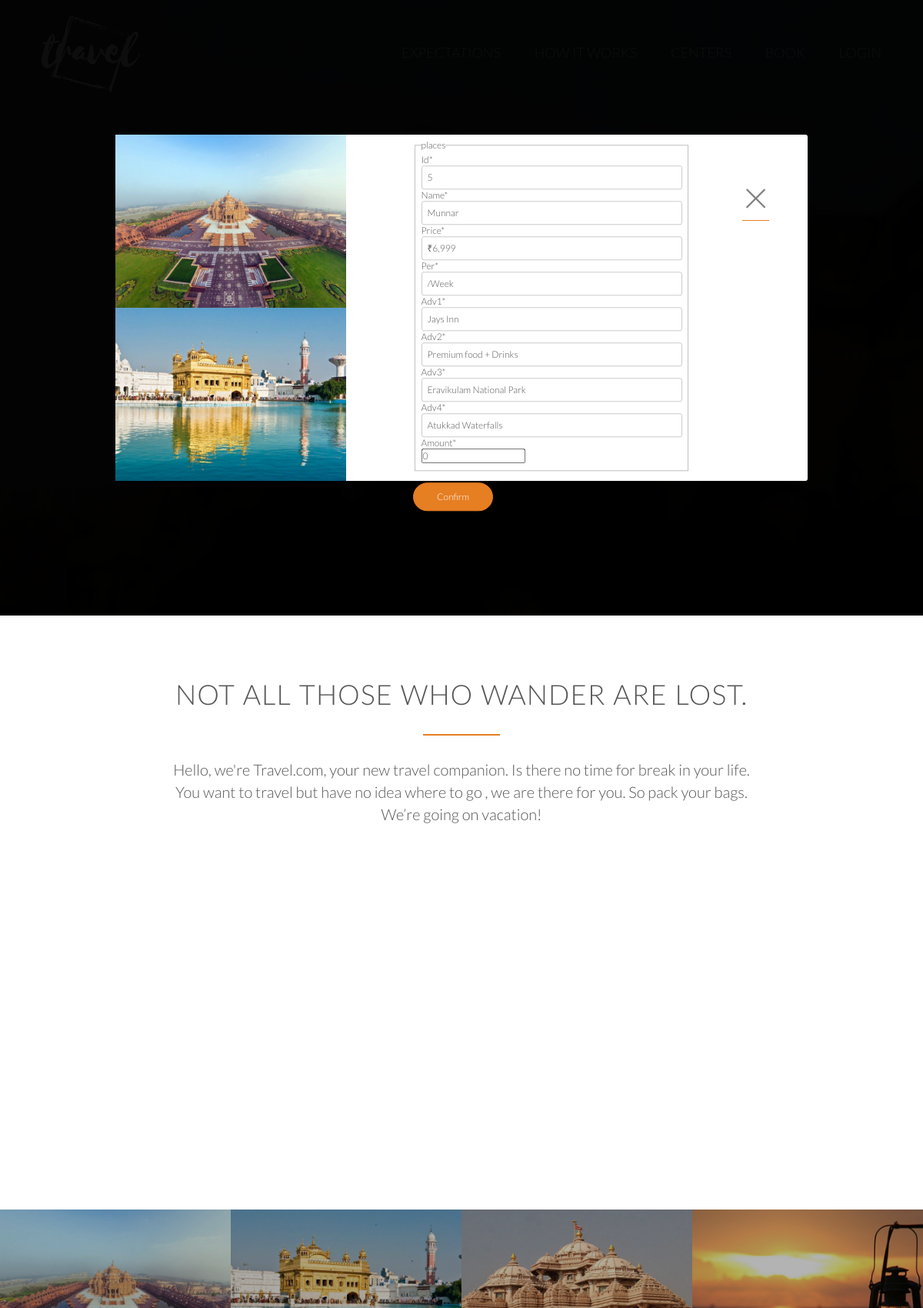
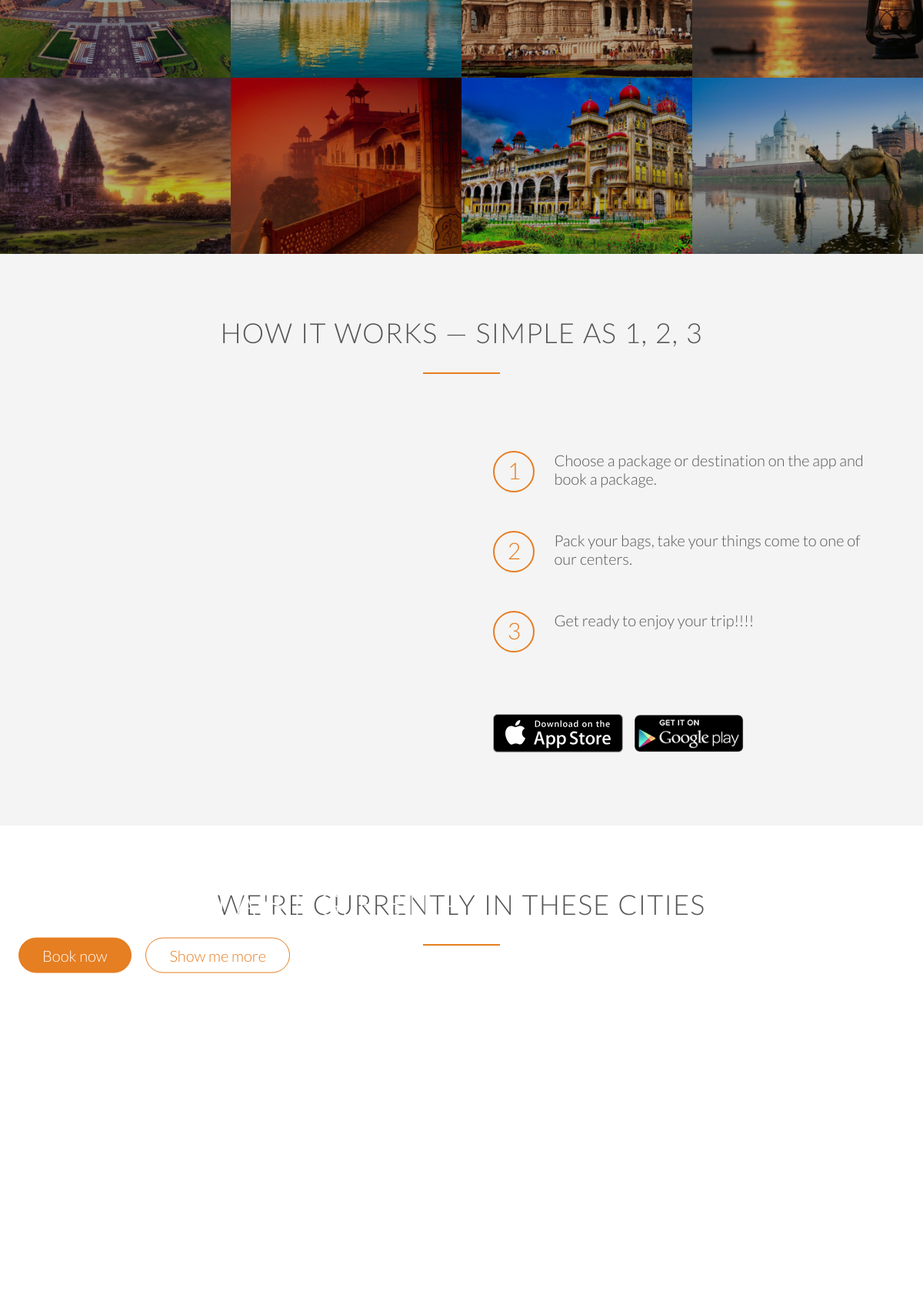
The page /post/5/update/ (signed in, upper part) on the database its author committed (2 pictures, top to bottom).
### blog/models.py (models this page shows, shortened)
class Places(models.Model):
    id = models.CharField(primary_key=True,max_length=10)
    name = models.CharField(max_length=100)
    price = models.CharField(max_length=100)
    per = models.CharField(max_length=100)
    adv1 = models.CharField(max_length=100)
    adv2 = models.CharField(max_length=100)
    adv3 = models.CharField(max_length=100)
    adv4 = models.CharField(max_length=100)
    amount = models.IntegerField(default=0)

### blog/views.py (the view, shortened to what this page needs)
# urls.py: path('post/<str:pk>/update/', PostUpdateView.as_view(), name='post-update'),
class PostUpdateView(LoginRequiredMixin, UserPassesTestMixin, UpdateView):
    model = Places
    fields = ['id', 'name', 'price', 'per',
              'adv1', 'adv2', 'adv3', 'adv4', 'amount']
    def test_func(self):
        place = self.get_object()
        return True

### blog/templates/blog/places_form.html (shortened to what this page needs)
        {% extends 'users/base.html' %}
            {% block users %}
            {% load static %}
            <div class="popup" id="popup">
                  <div class="popup__contents">
                    <div class="left">
                     <img src="{% static "resources/img/1.jpg"%}" alt="Image1">
                    <img src="{% static "resources/img/2.jpg"%}" alt="Image1">
                    </div>
                    <div class="right">
                      <a href="/home"  class="popup__close">&times;</a>
                        {% load crispy_forms_tags %}
                            <div class="content-section">
                              <form method="POST" id="user-form"  style="width:80%;height:10px; margin-bottom:95%; margin-left:10%;">
                                  <fieldset class="form-group">
                                      <legend class="border-bottom mb-4">places</legend>
                                      {{ form|crispy }}
                                  </fieldset>
                                  <div class="form-group">
                                    <br>
                                      <a href="#" class="btn btn-full" id="register-button">Confirm</a>
                                  </div>
                              </form>
                            </div>
                        </div>
                  </div>
                  </div>
        {% endblock %}

### blog/static/resources/css/style.css (style rules this page uses)
* { margin: 0; padding: 0; box-sizing: border-box; }
html, body { background-color: #fff; color: #555; font-family: 'Lato', 'Arial', sans-serif; font-weight: 300; font-size: 20px; text-rendering: optimizeLegibility; overflow-x: hidden; }
a:link, a:visited { color: #e67e22; text-decoration: none; padding-bottom: 1px; border-bottom: 1px solid #e67e22; -webkit-transition: border-bottom 0.2s, color 0.2s; transition: border-bottom 0.2s, color 0.2s; }
.btn:link, .btn:visited, input[type=submit] { display: inline-block; padding: 10px 30px; font-weight: 300; text-decoration: none; border-radius: 200px; -webkit-transition: background-color 0.2s, border 0.2s, color 0.2s; transition: background-color 0.2s, border 0.2s, color 0.2s; }
.btn-full:link, .btn-full:visited, input[type=submit] { background-color: #e67e22; border: 1px solid #e67e22; color: #fff; margin-right: 15px; }
input[type=text], input[type=email], select, textarea { width: 100%; padding: 7px; border-radius: 3px; border: 1px solid #ccc; }
.popup { height: 100vh; width: 100%; position: fixed; top: 0; left: 0; background-color: rgba(0,0,0,0.95); z-index: 9999; opacity: 1; visibility:visible; transition: all .3s; }
.popup .popup__contents { position: absolute; top: 50%; left: 50%; transform: translate(-50% , -50%); width: 75%; background-color: white; box-shadow: 0 2rem 4rem rgba(0,0,0, 0.2); border-radius: 3px; display: table; opacity: 1; transform: translate(-50%, -50%) scale(auto); transition: all .5s .2s; }
.popup .popup__contents .left { width: 33.333333%; display: table-cell; }
.popup .popup__contents .left img { display: block; width: 100%; }
.popup .popup__contents .right { width: 66.6666667%; display: table-cell; vertical-align: middle; padding: 3rem 5rem; }
.popup .popup__contents .right .content-section { position: absolute; top: 50%; left: 63%; transform: translate(-50% , -50%); width: 50%; font-size: 12px; margin: 0px; }
.popup .popup__contents .right .popup__close:link { color: grey; position: absolute; top: 2.5rem; right: 2.5rem; font-size: 3rem; text-decoration: none; display: inline-block; transition: all .2s; line-height: 1; }

### rows shown on the page
Places: id "5", name "Munnar", price "₹6,999", per "/Week", adv1 "Jays Inn", adv2 "Premium food + Drinks", adv3 "Eravikulam National Park", adv4 "Atukkad Waterfalls", amount "0"
